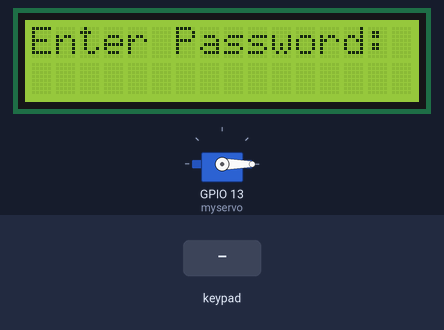
Bench run of a sketch on a simulated ESP32. Shown: servo, 16×2 character LCD. The test bench sets the inputs (shaded band).

Above: at 1.2 s.
1.3 s: keypad keys 1 3 7 9 D pressed 0.4 s apart
At 3.7 s:
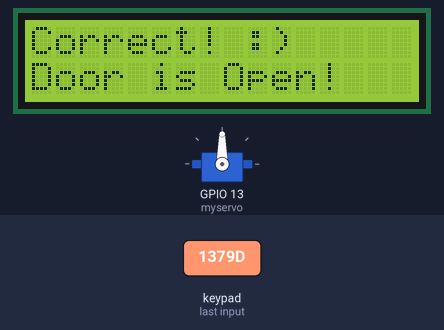
4.8 s: key 'D' pressed
7.8 s: key '1' pressed
At 10.6 s:
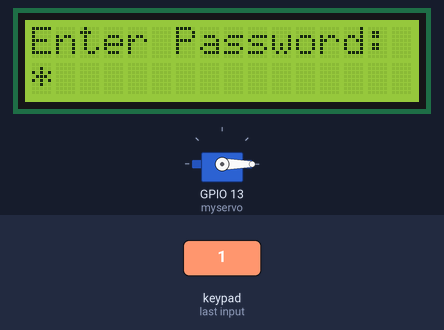
10.8 s: key '2' pressed
At 12.1 s:
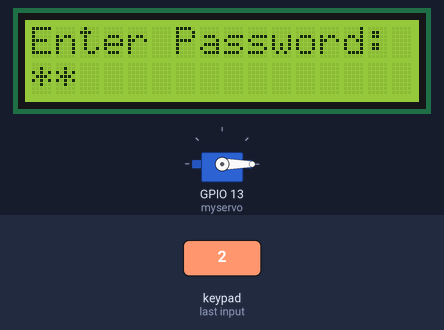
Timing chart, 0 to 13.3 s (numbered marks = the images above; inputs shaded):
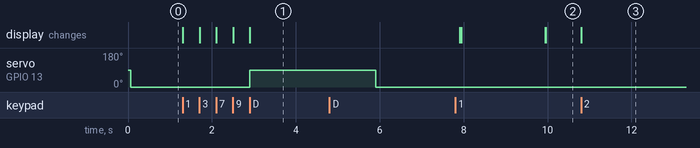

The sketch:

ESP32-Keypad-Door-Lock.ino
```cpp
#include <ESP32Servo.h>
#include <LiquidCrystal.h>
#include <Keypad.h>

int rs = 23, en = 2, d4 = 25, d5 = 26, d6 = 27, d7 = 32;
LiquidCrystal lcd(rs,en,d4,d5,d6,d7);

Servo myservo;

const byte ROWS = 4;
const byte COLS = 4;
char keys[ROWS][COLS] = {
  {'1','2','3','A'},
  {'4','5','6','B'},
  {'7','8','9','C'},
  {'*','0','#','D'}
};

byte rowPins[ROWS] = {4, 5, 16, 17}; // Rows
byte colPins[COLS] = {18, 19, 21, 22}; // Columns

Keypad keypad = Keypad(makeKeymap(keys), rowPins, colPins, ROWS, COLS);

const String correctPassword ="1379";
String enteredPassword = "";

void setup() {
  myservo.attach(13);
  Serial.begin(115200);
  lcd.begin(16,2);
  lcd.print("Enter Password:");
  lcd.setCursor(0,1);
  myservo.write(0);
}

void loop() {

  char key = keypad.getKey();
  if (key) {
   if(key =='C') {
    enteredPassword = "";
    lcd.clear();
    lcd.print("Enter Password:");
    lcd.setCursor(0,1);
   }
    else if (key == 'D')
   {
    checkPassword();
   }
    else if (isdigit(key))
   {
     if (enteredPassword.length() < 4 )
     {
      enteredPassword += key;
      lcd.print("*");
     }
   }
  }
}
 void checkPassword() {
  lcd.clear();
  lcd.setCursor(0, 0);

  if (enteredPassword == correctPassword) {
     myservo.write(90);
    lcd.print("Correct! :)"); // Password matches
    lcd.setCursor(0,1);
    lcd.print("Door is Open!");
    delay(3000);
    myservo.write(0);
  } else {
    lcd.print("Wrong! :("); // Password incorrect
    lcd.setCursor(0,1);
    lcd.print("Door is Close!");
  }

  delay(2000); // Show result for 2 seconds
  // Reset for next attempt
  enteredPassword = "";
  lcd.clear();
  lcd.print("Enter Password:");
  lcd.setCursor(0, 1);
}
```

Measured:
- after the input at 1.3 s, servo on GPIO 13 (myservo): 0° → 90° after 1.6 s; the display: first changes at once (image 1 shows a later state)
- after the input at 7.8 s, the display: first differs from a run without the input after 2.2 s (image 2)
- after the input at 10.8 s, the display: changes at once (image 3)
